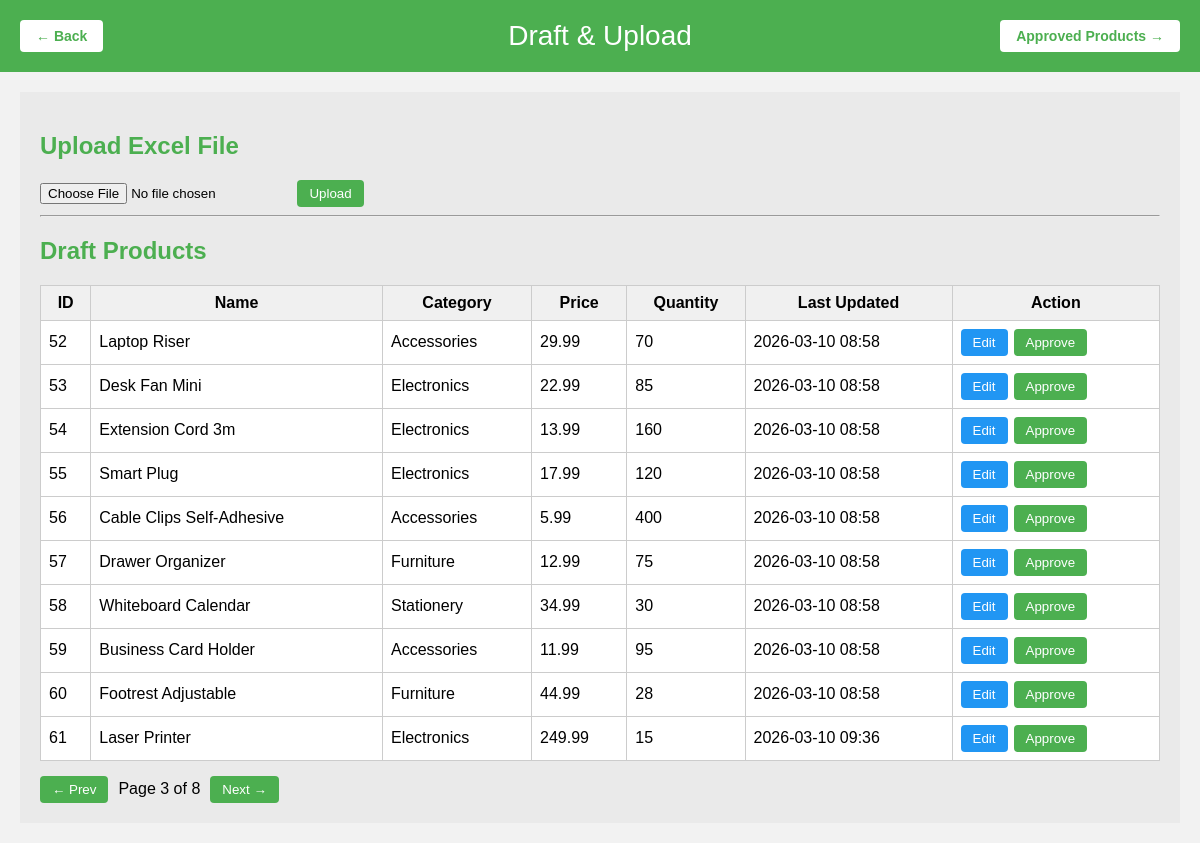
The page /draftupload/?page=3 on the database its author committed.
### practical/models.py (models this page shows, shortened)
class Product(models.Model):
    STATUS_CHOICES = [
        ('Draft', 'Draft'),
        ('Approved', 'Approved'),
    ]
    product_id = models.AutoField(primary_key=True)
    name = models.CharField(max_length=100, unique=True)
    category = models.CharField(max_length=50)
    price = models.DecimalField(max_digits=10, decimal_places=2)
    quantity = models.IntegerField()
    last_updated = models.DateTimeField(auto_now=True)
    status = models.CharField(max_length=10, choices=STATUS_CHOICES, default='Draft')

### practical/views.py (the view, shortened to what this page needs)
# urls.py: path('draftupload/', views.draft_upload, name='draft_upload'),
def draft_upload(request):
    products = Product.objects.filter(status='Draft').order_by('product_id')
    paginator = Paginator(products, 10)
    page_number = request.GET.get('page', 1)
    page_obj = paginator.get_page(page_number)
    return render(request, 'draftupload.html', {
        'products': page_obj,
        'page_obj': page_obj,
    })

### templates/draftupload.html (shortened to what this page needs)
<!DOCTYPE html>
<html>
<head>
</head>
<body>
<div class="header">
    <a href="{% url 'landing' %}" class="nav-button" style="left:20px;">← Back</a>
    Draft & Upload
    <a href="{% url 'approved_products' %}" class="nav-button" style="right:20px;">Approved Products →</a>
</div>
<div class="container">
<h2>Upload Excel File</h2>
<form method="POST" enctype="multipart/form-data">
    <input type="file" name="excel_file" accept=".xlsx">
    <button type="submit">Upload</button>
</form>
<hr>
<h2>Draft Products</h2>
<table>
<thead>
<tr>
    <th>ID</th>
    <th>Name</th>
    <th>Category</th>
    <th>Price</th>
    <th>Quantity</th>
    <th>Last Updated</th>
    <th>Action</th>
</tr>
</thead>
<tbody>
{% for p in products %}
<tr>
    <td>{{ p.product_id }}</td>
    <td>{{ p.name }}</td>
    <td>{{ p.category }}</td>
    <td>{{ p.price }}</td>
    <td>{{ p.quantity }}</td>
    <td>{{ p.last_updated|date:"Y-m-d H:i" }}</td>
    <td>
        <div class="action-cell">
            <a href="{% url 'edit_product' p.product_id %}">
                <button type="button" class="btn-edit">Edit</button>
            </a>
            <form method="POST" action="{% url 'approve' p.product_id %}">
                <button type="submit">Approve</button>
            </form>
        </div>
    </td>
</tr>
{% empty %}
<tr>
    <td colspan="7" style="text-align:center;padding:20px;color:#888;">No draft products found.</td>
</tr>
{% endfor %}
</tbody>
</table>
<div class="pagination">
    {% if page_obj.has_previous %}
        <a href="?page={{ page_obj.previous_page_number }}">
            <button type="button">← Prev</button>
        </a>
    {% endif %}
    <span>Page {{ page_obj.number }} of {{ page_obj.paginator.num_pages }}</span>
    {% if page_obj.has_next %}
        <a href="?page={{ page_obj.next_page_number }}">
            <button type="button">Next →</button>
        </a>
    {% endif %}
</div>
</div>
</body>
</html>

### templates/draftupload.html (style rules this page uses)
body { font-family:Arial;margin:0;background:#f2f2f2; }
.header { background:#4CAF50; color:white; text-align:center; padding:20px; font-size:28px; position:relative; }
.nav-button { position:absolute; top:50%; transform:translateY(-50%); background:white; color:#4CAF50; border:none; padding:8px 16px; border-radius:4px; cursor:pointer; font-weight:bold; text-decoration:none; font-size:14px; }
.container { margin:20px; background:#eaeaea; padding:20px; }
h2 { color:#4CAF50; }
table { width:100%; border-collapse:collapse; background:white; }
th,td { border:1px solid #ccc; padding:8px; }
th { background:#f0f0f0; }
button { background:#4CAF50; color:white; border:none; padding:6px 12px; cursor:pointer; border-radius:4px; }
.btn-edit { background:#2196F3; color:white; border:none; padding:6px 12px; cursor:pointer; border-radius:4px; }
.action-cell { display:flex; gap:6px; align-items:center; }
.pagination { margin-top:15px; display:flex; gap:10px; align-items:center; }
.pagination a { text-decoration:none; }

### rows shown on the page
Product: product_id "52", name "Laptop Riser", category "Accessories", price "29.99", quantity "70", last_updated "2026-03-10 08:58"
Product: product_id "53", name "Desk Fan Mini", category "Electronics", price "22.99", quantity "85", last_updated "2026-03-10 08:58"
Product: product_id "54", name "Extension Cord 3m", category "Electronics", price "13.99", quantity "160", last_updated "2026-03-10 08:58"
Product: product_id "55", name "Smart Plug", category "Electronics", price "17.99", quantity "120", last_updated "2026-03-10 08:58"
Product: product_id "56", name "Cable Clips Self-Adhesive", category "Accessories", price "5.99", quantity "400", last_updated "2026-03-10 08:58"
Product: product_id "57", name "Drawer Organizer", category "Furniture", price "12.99", quantity "75", last_updated "2026-03-10 08:58"
Product: product_id "58", name "Whiteboard Calendar", category "Stationery", price "34.99", quantity "30", last_updated "2026-03-10 08:58"
Product: product_id "59", name "Business Card Holder", category "Accessories", price "11.99", quantity "95", last_updated "2026-03-10 08:58"
Product: product_id "60", name "Footrest Adjustable", category "Furniture", price "44.99", quantity "28", last_updated "2026-03-10 08:58"
Product: product_id "61", name "Laser Printer", category "Electronics", price "249.99", quantity "15", last_updated "2026-03-10 09:36"

### other values the page prints
{{ page_obj.number }} "3"
{{ page_obj.paginator.num_pages }} "8"
